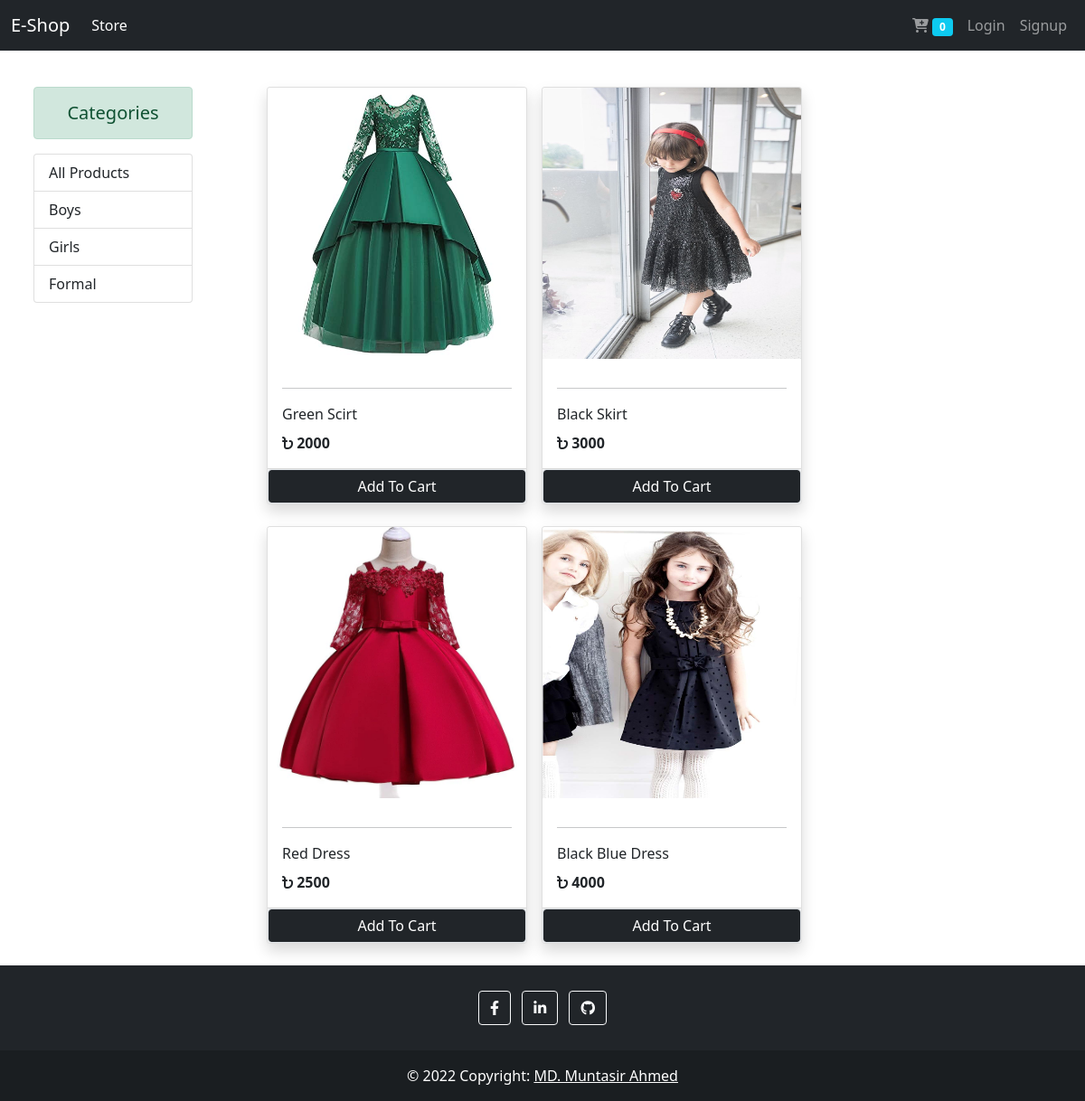
Screenshot of /?category=3 with the database file from the repository.
### store/models.py (models this page shows, shortened)
class Category(models.Model):
    name = models.CharField(max_length=20, default=1)
    @staticmethod
    def get_all_categories():
        return Category.objects.all()

class Product(models.Model):
    name = models.CharField(max_length=50)
    price = models.IntegerField(default=0)
    category = models.ForeignKey(
        Category, on_delete=models.CASCADE)
    description = models.CharField(
        max_length=200, default='', null=True, blank=True)
    image = models.ImageField(upload_to='uploads/products/')
    @staticmethod
    def get_all_products_by_categoryId(category_id):
        if category_id:
            return Product.objects.filter(category=category_id)
        else:
            return Product.objects.all()

### store/views.py (the view, shortened to what this page needs)
# urls.py: path('', views.Index.as_view(), name="index"),
class Index(View):
    def get(self, request):
        cart = request.session.get('cart')
        if not cart:
            request.session.cart = {}
        products = None
        categories = Category.get_all_categories()
        categoryId = request.GET.get('category')
        if categoryId:
            if categoryId == "-1":
                products = Product.get_all_products()
            else:
                products = Product.get_all_products_by_categoryId(
                    category_id=categoryId)
        else:
            products = Product.get_all_products()
        data = {
            'products': products,
            'categories': categories,
        }
        return render(request, 'index.html', context=data)

### store/templatetags/cart.py (called while the page is built)
@register.filter(name='is_in_cart')
def is_in_cart(product, cart):
    keys = cart.keys()
    for id in keys:
        if int(id) == product.id:
            return True
    return False

### store/templates/index.html (shortened to what this page needs)
{% extends 'base.html' %}
{% load cart %}
{% load static %}
{% block styles %}
<link rel="stylesheet" href="{% static '/css/index.css' %}">
{% endblock styles %}
{% block content %}
<div class="container-fluid mt-5 pt-5">
    <div class="row">
        <div class="col-lg-2 mx-auto">
            <div>
                <p class="alert alert-success mb-3 font h5 text-center">Categories</p>
            </div>
            <div class="list-group" id="navitem_list">
                <a href="/?category=-1" class="list-group-item list-group-item-action">All Products</a>
                {% for category in categories %}
                <a href="/?category={{category.id}}" class="list-group-item list-group-item-action" active>{{category.name}}</a>
                {% endfor %}
            </div>
        </div>
        <div id="products" class="col-lg-9 mx-auto">
            <div class="row mx-auto">
                {% for product in products %}
                <div class="card mx-2 p-0 mb-4 shadow" id="{{product.id}}" style="width: 18rem;">
                    <img src="{{product.image.url}}" class="card-img-top image-cover" alt="" height="300px">
                    <div class="card-body">
                        <hr>
                        <p class="card-title">{{product.name}}</p>
                        <p class="card-text"><i class="fa-solid fa-bangladeshi-taka-sign"></i><b> {{product.price}}</b></p>
                    </div>
                    <div class="card-footer p-0">
                        {% if product|is_in_cart:request.session.cart %}
                        {% comment %} quantity increment and decrement starts {% endcomment %}
                        <div class="row g-0">
                            {% comment %} minus button starts {% endcomment %}
                            <form action="/#{{product.id}}" method="POST" class="col-2">
                                {% csrf_token %}
                                <input type="text" name="product" value="{{product.id}}" hidden>
                                <input type="text" name="remove" value="True" hidden>
                                <input type="submit" value=" - " class="btn btn-block btn-dark">
                            </form>
                            {% comment %} minus button ends {% endcomment %}
                            <div class="text-center col pt-2">{{product|cart_quantity:request.session.cart}} in Cart</div>
                            {% comment %} plus button starts {% endcomment %}
                            <form action="/#{{product.id}}" method="POST" class="col-2">
                                {% csrf_token %}
                                <input type="text" name="product" value="{{product.id}}" hidden>
                                <input type="submit" value=" + " class="btn btn-block btn-dark">
                            </form>
                            {% comment %} plus button ends {% endcomment %}
                        </div>
                        {% comment %} quantity increment and decrement starts {% endcomment %}
                        {% else %}
                        <form action="/#{{product.id}}" method="POST" class="btn-block">
                            <input type="submit" class="btn btn-dark border form-control" value="Add To Cart">
                        </form>
                        {% endif %}
                    </div>
                </div>
                {% endfor %}
            </div>
        </div>
    </div>
</div>
{% endblock content %}

### static/css/index.css (style rules this page uses)
.card { transition: all .3s ease-in-out; }

### rows the page displays
Category: name "Boys"
Category: name "Girls"
Category: name "Formal"
Product: image (picture), name "Green Scirt", price "2000"
Product: image (picture), name "Black Skirt", price "3000"
Product: image (picture), name "Red Dress", price "2500"
Product: image (picture), name "Black Blue Dress", price "4000"

### other values shown
{{ request.session.cart.keys|length }} "0"
